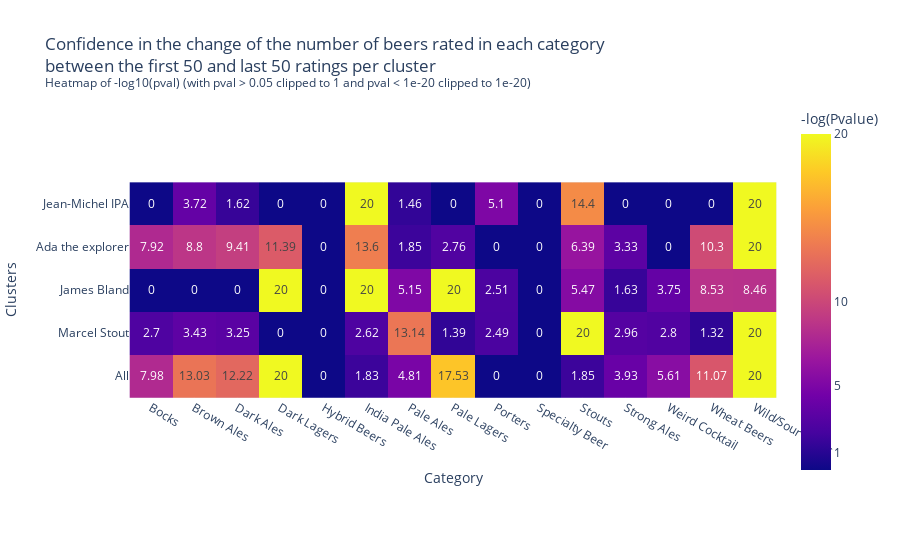

Notebook code cell kept with this figure:
### Code cell
#Heatmap

df_pval = mean_user.iloc[:,30:35].T.copy()
pval = df_pval.to_numpy()
#print(pval.dtypes)

idx = {k: v for k, v in sorted(mapping_name_idx.items(), key=lambda item: item[1])}
idx.values()

# pval = pval[pval > 0.05]

pval[pval < 1e-20] = 1e-20
pval[pval > 0.05] = 1
pval = -np.log10(pval)
pval = np.round(pval,2)


#pval.iloc[4,14] = max(pval)Plot Title <br><sup>Plot Subtitle</sup>
fig = px.imshow(pval, text_auto=True, title="Confidence in the change of the number of beers rated in each category <br>"\
                                            "between the first 50 and last 50 ratings per cluster<br><sup>"\
                                            "Heatmap of -log10(pval) (with pval > 0.05 clipped to 1 and pval < 1e-20 clipped to 1e-20)</sup>",
                labels=dict(x="Category", y="Clusters", color="-log10(Pvalue)"),
                x=df_pval.columns.values,
                y=list(idx.keys()),
               )
#plt.figtext(0.5, 0.01, "fdnpobfsubgpafbagèaiègs")

fig.update_layout(coloraxis_colorbar=dict(
    title="-log(Pvalue)",
    tickvals=[1,5,10,20],
    ticktext=["1", "5", "10", "20"],
))


fig.show()
#fig.write_html("heatmap_pval.html")

### Figure 1 — Plotly figure (JSON) as saved in the notebook; plotly's stock layout.template omitted (floating-point values rounded to 4 significant figures)
{"data": [{"coloraxis": "coloraxis", "hovertemplate": "Category: %{x}<br>Clusters: %{y}<br>-log10(Pvalue): %{z}<extra></extra>", "name": "0", "texttemplate": "%{z}", "type": "heatmap", "x": ["Bocks", "Brown Ales", "Dark Ales", "Dark Lagers", "Hybrid Beers", "India Pale Ales", "Pale Ales", "Pale Lagers", "Porters", "Specialty Beer", "Stouts", "Strong Ales", "Weird Cocktail", "Wheat Beers", "Wild/Sour Beers"], "xaxis": "x", "y": ["Jean-Michel IPA", "Ada the explorer", "James Bland", "Marcel Stout", "All"], "yaxis": "y", "z": [[0, 3.72, 1.62, 0, 0, 20, 1.46, 0, 5.1, 0, 14.4, 0, 0, 0, 20], [7.92, 8.8, 9.41, 11.39, 0, 13.6, 1.85, 2.76, 0, 0, 6.39, 3.33, 0, 10.3, 20], [0, 0, 0, 20, 0, 20, 5.15, 20, 2.51, 0, 5.47, 1.63, 3.75, 8.53, 8.46], [2.7, 3.43, 3.25, 0, 0, 2.62, 13.14, 1.39, 2.49, 0, 20, 2.96, 2.8, 1.32, 20], [7.98, 13.03, 12.22, 20, 0, 1.83, 4.81, 17.53, 0, 0, 1.85, 3.93, 5.61, 11.07, 20]]}], "layout": {"coloraxis": {"colorbar": {"ticktext": ["1", "5", "10", "20"], "tickvals": [1, 5, 10, 20], "title": {"text": "-log(Pvalue)"}}, "colorscale": [[0, "#0d0887"], [0.1111, "#46039f"], [0.2222, "#7201a8"], [0.3333, "#9c179e"], [0.4444, "#bd3786"], [0.5556, "#d8576b"], [0.6667, "#ed7953"], [0.7778, "#fb9f3a"], [0.8889, "#fdca26"], [1, "#f0f921"]]}, "title": {"text": "Confidence in the change of the number of beers rated in each category <br>between the first 50 and last 50 ratings per cluster<br><sup>Heatmap of -log10(pval) (with pval > 0.05 clipped to 1 and pval < 1e-20 clipped to 1e-20)</sup>"}, "xaxis": {"anchor": "y", "constrain": "domain", "domain": [0, 1], "scaleanchor": "y", "title": {"text": "Category"}}, "yaxis": {"anchor": "x", "autorange": "reversed", "constrain": "domain", "domain": [0, 1], "title": {"text": "Clusters"}}}}
